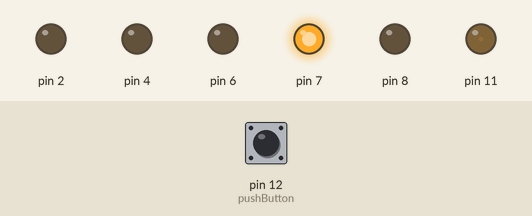
This sketch was run on a simulated Arduino Uno, built with avr-gcc and run on an emulated ATmega328P. On the bench: output pins drawn as LEDs (lit = HIGH). The inputs (shaded band) are chosen by the test bench; at power-on: pin 12 (pushButton) LOW. What the sketch prints to the serial monitor is not drawn.

Above: at 0.05 s.
At 6.95 s:
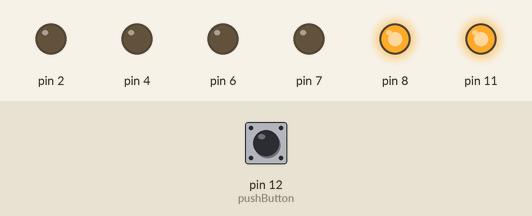
Timing chart, 0 to 9.1 s (numbered marks = the images above):
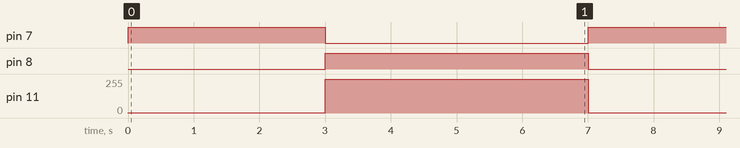

Measured:
- by itself, pin 7: alternates HIGH for 3.0 s and LOW for 4.0 s
- by itself, pin 8: alternates HIGH for 4.0 s and LOW for 3.0 s
- by itself, pin 11: alternates 255/255 for 4.0 s and 1/255 for 3.0 s

The sketch:

Motor-pushbutton.ino
```cpp
// digital pin 2 has a pushbutton attached to it, but i'm using pin 12 because
//pin 2 is used for the motor... not sure if it would work.
int pushButton = 12;

void setup() {
  Serial.begin(9600);
  pinMode(pushButton, INPUT);   // analog pin for reading the pushButton
  pinMode (2, OUTPUT);          // motor_1 polarity
  pinMode (4, OUTPUT);          // motor_1 polarity
  pinMode (6, OUTPUT);          // motor_1 speed control
  pinMode (7, OUTPUT);          // motor_2 polarity
  pinMode (8, OUTPUT);          // motor_2 polarity
  pinMode (11, OUTPUT);         // motor_2 speed control
}

void loop() {

  // the digitalRead is to read the pushButton state 1=on 0=off.
  int buttonState = digitalRead(pushButton);

  // printIn is to check digitalRead outcomes every 1 milliseconds.
  Serial.println(buttonState);
  delay(1);

  // if statement buttonState, so when the button is pushed the motor start working.
  if (buttonState = 1) {

    // controling the voltage from polarity's pins for direction of the motor
    //digitalWrite (2, HIGH);
    //digitalWrite (4, LOW);
    //analogWrite (6, HIGH);
    digitalWrite (7, HIGH);
    digitalWrite (8, LOW);
    analogWrite (11, HIGH);
    delay(1000);

    // stop the motor by lowering the speed
    digitalWrite (6, LOW);
    //digitalWrite (11, LOW);
    delay(2000);

    // changing the polarity to change the spinning direction of the motor
    //digitalWrite (2, LOW);
    //digitalWrite (4, HIGH);
    //digitalWrite (6, HIGH);
    digitalWrite (7, LOW);
    digitalWrite (8, HIGH);
    digitalWrite (11, HIGH);

    //stop again
    delay(3000);
    digitalWrite (6, LOW);
    //digitalWrite (11, LOW);
    delay(1000);
  }
}
```
